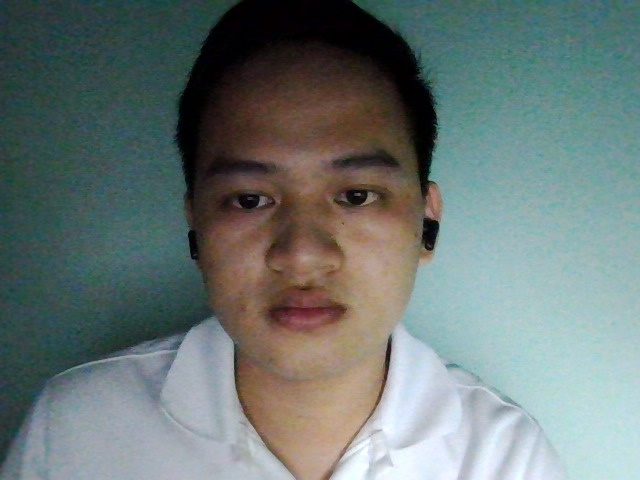
#> input picture data/image_460.jpg, 640 x 480 px
$ jupyter execute 25.ipynb
#> lines starting #> are read from the running program, lines starting #| are printed output that depends on the picture; after the words box and inside, x2 and y2 are one past the last pixel; in counts of white or black regions, pixels touching at a corner belong together
[cell 1]
import cv2

[cell 2]
def display(title, img):
    cv2.imshow(title, img)
    # Chờ một khoảng thời gian
    cv2.waitKey(0)
    # Đóng window
    cv2.destroyWindow(title)

[cell 3]
# Khởi tạo Haar Cascade Classifier cho nhân diện khuôn mặt
face_cascade = cv2.CascadeClassifier('./data/haarcascade_frontalface_default.xml')
eye_cascade = cv2.CascadeClassifier('./data/haarcascade_eye_tree_eyeglasses.xml')

[cell 4]
# Đọc ảnh
img = cv2.imread('./data/image_460.jpg')
#> img is the input picture: shape (480, 640, 3); mean B, G, R 117.5, 119.7, 107.2

[cell 5]
# Chuyển sang ảnh xám
gray = cv2.cvtColor(img, cv2.COLOR_BGR2GRAY)
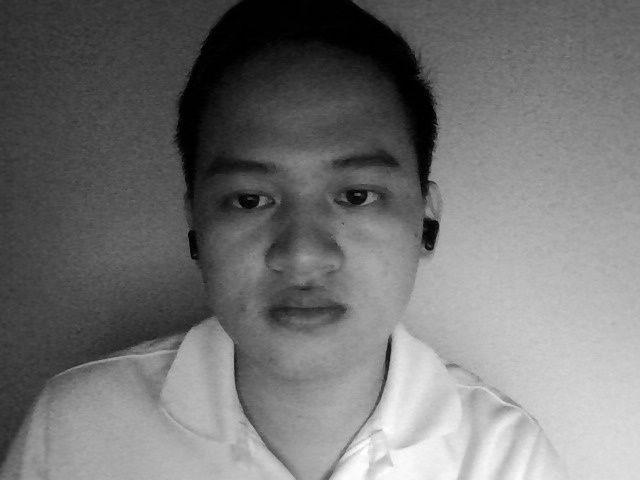
#> gray: shape (480, 640); min 0, max 254, mean 115.7

[cell 6]
# Nhận diện khuôn mặt
faces = face_cascade.detectMultiScale(gray, scaleFactor=1.1, minNeighbors=5, minSize=(30,30))
#> faces = [[167, 97, 274, 274]]

[cell 7]
# Nhận diện mắt
eyes = eye_cascade.detectMultiScale(gray, scaleFactor=1.1, minNeighbors=1, minSize=(5,5))
#> eyes = [[219, 172, 58, 58], [328, 168, 61, 61]]

[cell 8]
# Vẽ hộp chứa khuôn mặt
for (x, y, w, h) in faces:
    cv2.rectangle(img, (x, y), (x+w, y+h), (0, 255,0), 2)
#> this loop made 1 pass
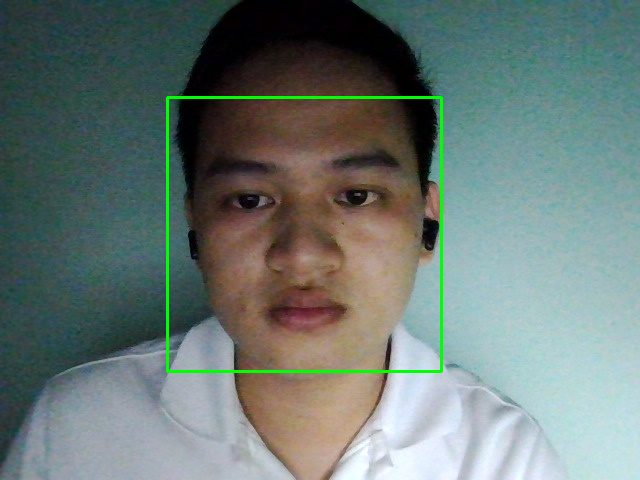
#> img: shape (480, 640, 3); 1.07% of pixels changed, all inside (x1, y1, x2, y2) = (166, 96, 443, 373)

[cell 9]
# Vẽ hộp chứa khuôn mặt
for (x, y, w, h) in eyes:
    cv2.rectangle(img, (x, y), (x+w, y+h), (255, 0,0), 2)
#> this loop made 2 passes
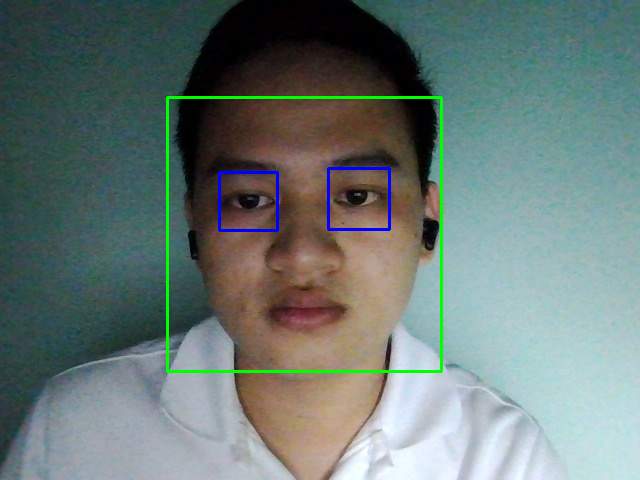
#> img: shape (480, 640, 3); 0.46% of pixels changed, all inside (x1, y1, x2, y2) = (218, 167, 391, 232)

[cell 10]
display('Faces: ', img)

$ run again, with data/image_100.jpg copied over data/image_460.jpg
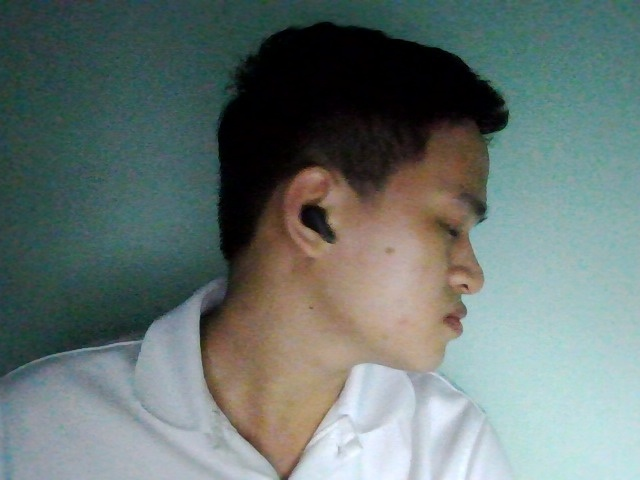
#> input picture data/image_100.jpg, 640 x 480 px
#> img is the input picture: shape (480, 640, 3); mean B, G, R 114.5, 117.7, 104
#> `gray = cv2.cvtColor(img, cv2.COLOR_BGR2GRAY)`:
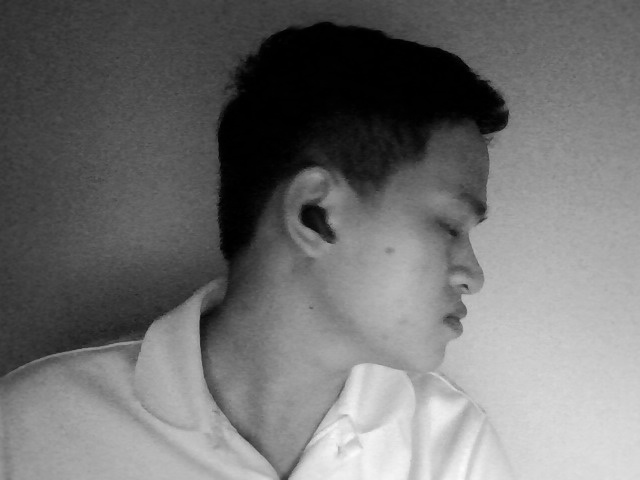
#> gray: shape (480, 640); min 0, max 251, mean 113.2
#> faces = ()
#> eyes = [[265, 174, 91, 91]]
#> the loop `for (x, y, w, h) in eyes:` made 1 pass
#> after the loop `for (x, y, w, h) in eyes:`:
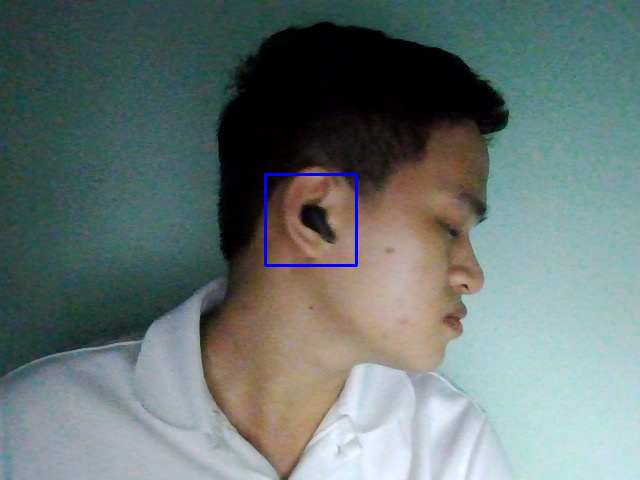
#> img: shape (480, 640, 3); 0.35% of pixels changed, all inside (x1, y1, x2, y2) = (264, 173, 358, 267)

$ run again, with data/image_140.jpg copied over data/image_460.jpg
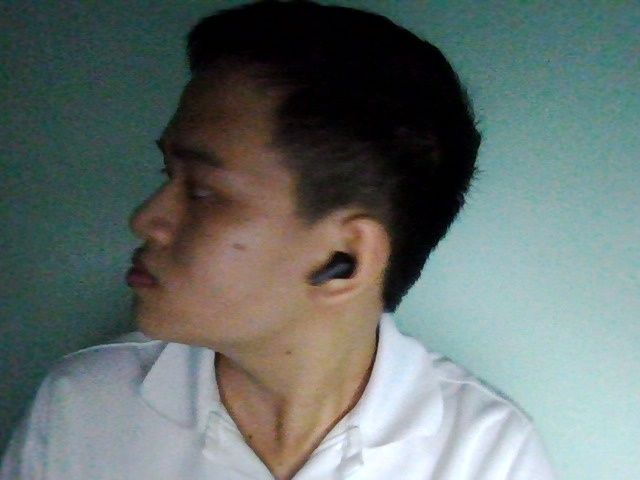
#> input picture data/image_140.jpg, 640 x 480 px
#> img is the input picture: shape (480, 640, 3); mean B, G, R 109.6, 112.4, 101.4
#> `gray = cv2.cvtColor(img, cv2.COLOR_BGR2GRAY)`:
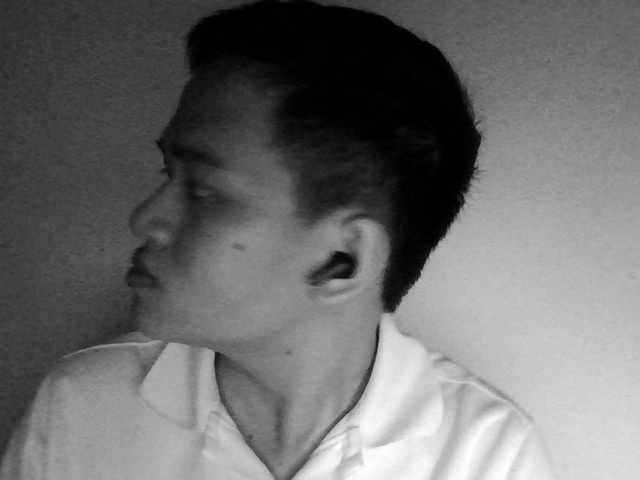
#> gray: shape (480, 640); min 0, max 254, mean 108.8
#> faces = ()
#> eyes = [[300, 233, 69, 69]]
#> the loop `for (x, y, w, h) in eyes:` made 1 pass
#> after the loop `for (x, y, w, h) in eyes:`:
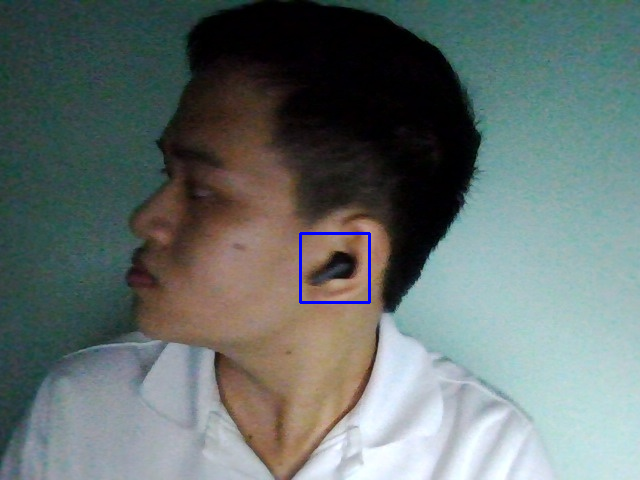
#> img: shape (480, 640, 3); 0.27% of pixels changed, all inside (x1, y1, x2, y2) = (299, 232, 371, 304)
